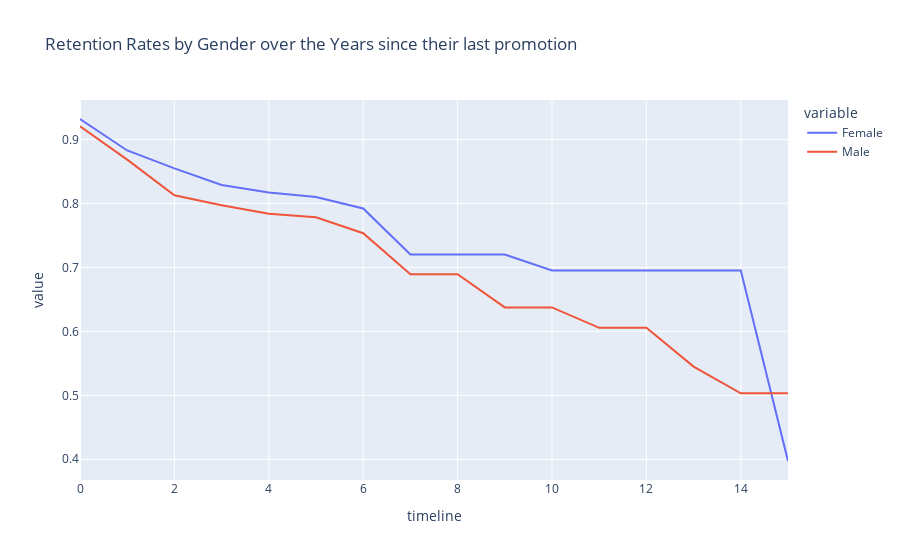

Notebook code for this chart:
### Markdown cell above
## 3. Let's look at retention rate by gender from a third perspective - the number of years since the employee's last promotion. Generate and plot a survival curve showing this.

### Code cell
gender_years = survival(data, 'Gender', 'YearsSinceLastPromotion', 'Attrition')
px.line(data_frame=gender_years, title = 'Retention Rates by Gender over the Years since their last promotion')

### Figure 1 — Plotly figure (JSON) as saved in the notebook; plotly's stock layout.template omitted (floating-point values rounded to 4 significant figures)
{"data": [{"hovertemplate": "variable=Female<br>timeline=%{x}<br>value=%{y}<extra></extra>", "legendgroup": "Female", "line": {"color": "#636efa", "dash": "solid"}, "marker": {"symbol": "circle"}, "mode": "lines", "name": "Female", "orientation": "v", "showlegend": true, "type": "scatter", "x": [0, 1, 2, 3, 4, 5, 6, 7, 8, 9, 10, 11, 12, 13, 14, 15], "xaxis": "x", "y": [0.932, 0.8828, 0.8547, 0.8288, 0.817, 0.8099, 0.7921, 0.7201, 0.7201, 0.7201, 0.6952, 0.6952, 0.6952, 0.6952, 0.6952, 0.3973], "yaxis": "y"}, {"hovertemplate": "variable=Male<br>timeline=%{x}<br>value=%{y}<extra></extra>", "legendgroup": "Male", "line": {"color": "#EF553B", "dash": "solid"}, "marker": {"symbol": "circle"}, "mode": "lines", "name": "Male", "orientation": "v", "showlegend": true, "type": "scatter", "x": [0, 1, 2, 3, 4, 5, 6, 7, 8, 9, 10, 11, 12, 13, 14, 15], "xaxis": "x", "y": [0.9206, 0.8684, 0.8128, 0.7971, 0.7838, 0.7785, 0.7534, 0.6894, 0.6894, 0.6374, 0.6374, 0.6055, 0.6055, 0.5449, 0.503, 0.503], "yaxis": "y"}], "layout": {"autosize": true, "legend": {"title": {"text": "variable"}, "tracegroupgap": 0}, "title": {"text": "Retention Rates by Gender over the Years since their last promotion"}, "xaxis": {"anchor": "y", "autorange": true, "domain": [0, 1], "range": [0, 15], "title": {"text": "timeline"}, "type": "linear"}, "yaxis": {"anchor": "x", "autorange": true, "domain": [0, 1], "range": [0.3676, 0.9617], "title": {"text": "value"}, "type": "linear"}}}
